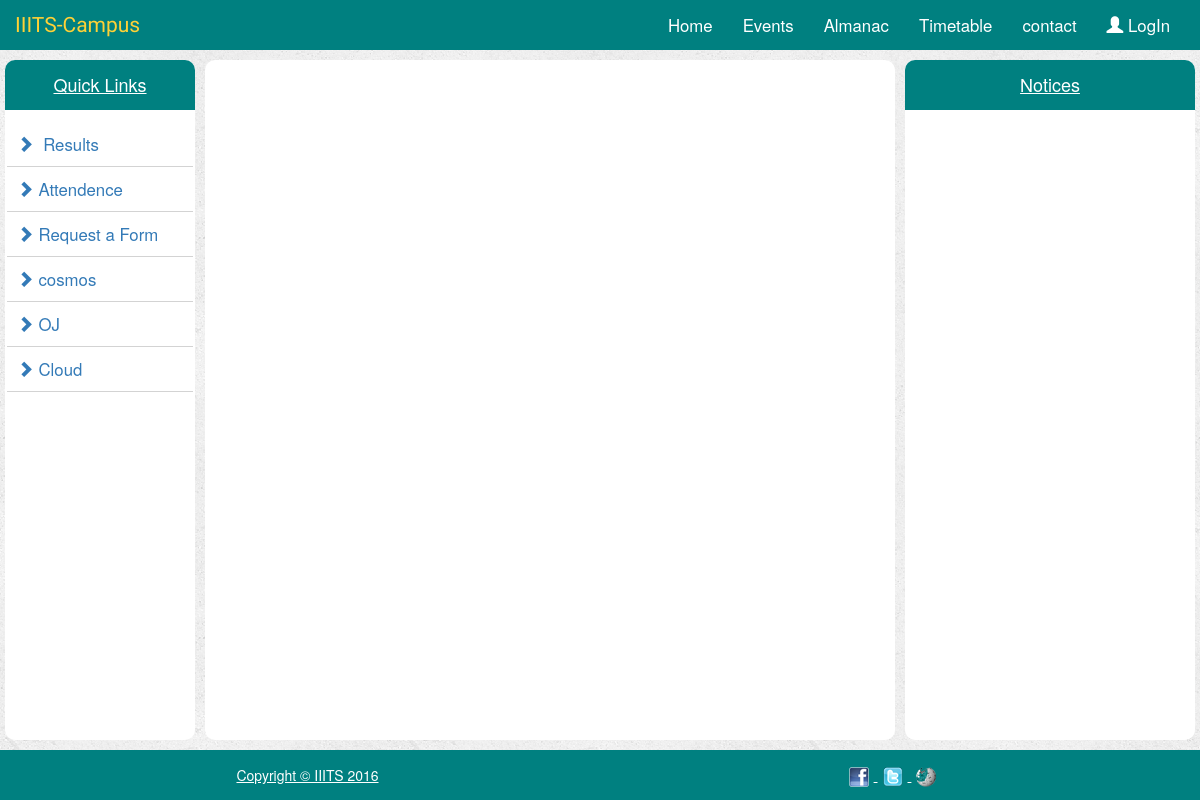
Before: / with the older database file.
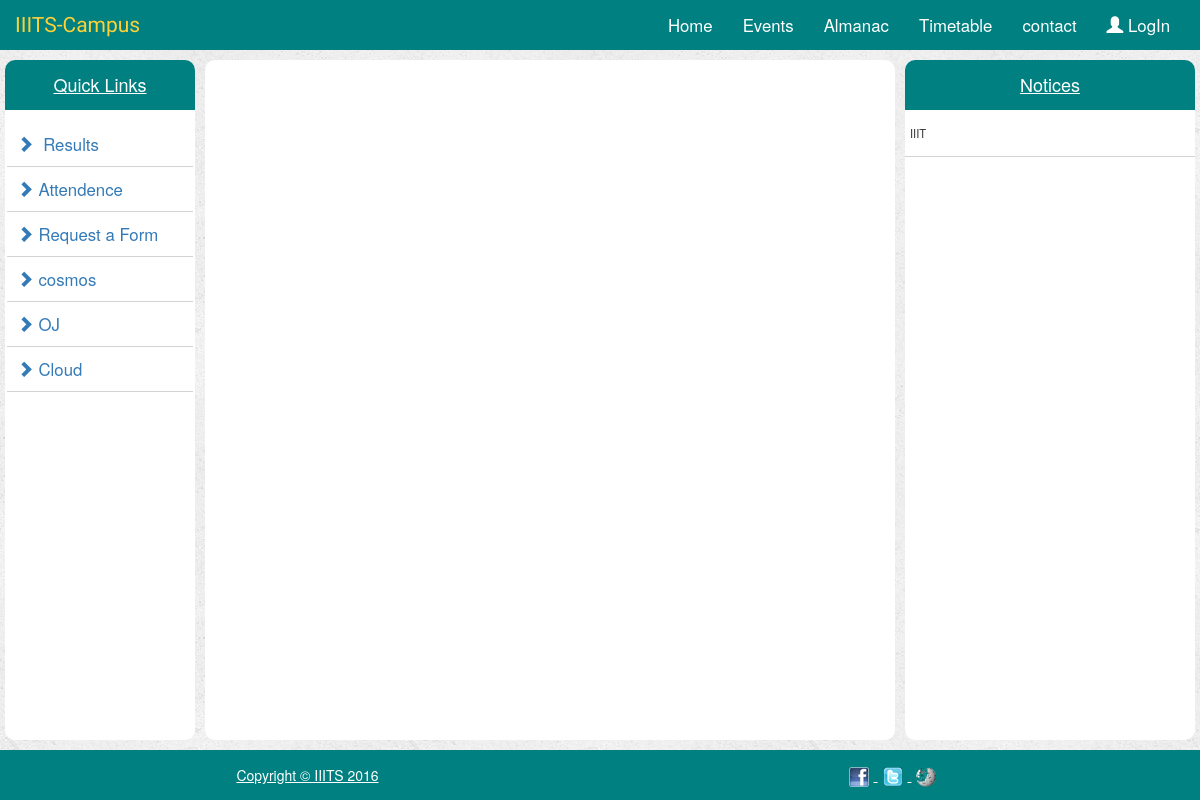
After: the same page with the newer database file.
### portal/models.py (models this page shows, shortened)
class Notices(models.Model):
    notice_title = models.CharField(max_length=80)
    notice_description = models.TextField()

### portal/views.py (the view)
# urls.py: url(r'^$',views.index,name="index"),
def index(request):
    all_notices = Notices.objects.all()
    content_notice = {
        'all_notices' : all_notices,
    }
    return render(request,'portal/index.html',content_notice)

### portal/templates/portal/index.html (shortened to what the changed rows need)
<!DOCTYPE html>
<html lang="en">
<head>
    {% load staticfiles %}
    <link rel="stylesheet" href="https://maxcdn.bootstrapcdn.com/bootstrap/3.3.7/css/bootstrap.min.css"/>
    <link rel="stylesheet" type="text/css" href="{% static 'portal/bootstrap.min.css' %}"/>
    <link rel="stylesheet" type="text/css" href="{% static 'portal/style.css' %}"/>
</head>
<body>
    <nav class = "navbar navbar-inverse">
        <div class = "container-fluid">
            <div class = "navbar-header">
                <a href="{% url 'index' %}" class = navbar-brand> IIITS-Campus</a>
            </div>
        </div>
    </nav>
    <div class="container-fluid">
        <div class = "row">
            <div class = col-md-3>
                <div class="colHeight notice-list">
                    <ul>
                        {% for notice in all_notices %}
                            <li><p>{{ notice.notice_title }}</p></li>
                        {% endfor %}
                    </ul>
                </div>
            </div>
        </div>
    </div>
</body>
</html>

Changed rows visible on the page:
added Notices: notice_title "IIIT"
